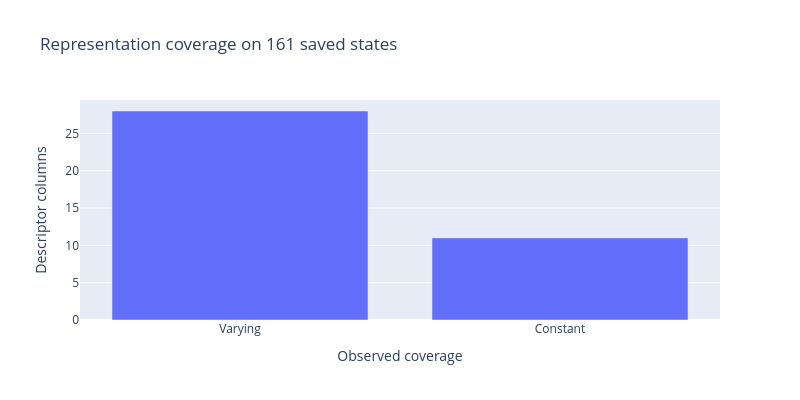

Notebook code cell kept with this figure:
### Markdown cell above
## Coverage is a gate, not proof of feature value
The 39 columns include context and availability controls. Count constants and
redundancy instead of calling every generated column a novel predictive signal.
The original study has incomplete, latency-censored outcomes.
This audit measures no change in official match score.

### Code cell
coverage = pd.Series(
    {
        "Varying": report["varying_columns"],
        "Constant": report["constant_columns"],
    },
    name="Columns",
)
fig = px.bar(
    x=coverage.index,
    y=coverage.values,
    labels={"x": "Observed coverage", "y": "Descriptor columns"},
    title="Representation coverage on 161 saved states",
    width=800,
    height=400,
)
display(fig)
fig_static, ax = plt.subplots(figsize=(7, 3.8))
ax.bar(coverage.index, coverage.values)
ax.set_ylabel("Descriptor columns")
ax.set_title("Observed coverage | not feature-selection evidence")
fig_static.tight_layout()
plt.show()
timings = pd.DataFrame([report["latency_including_menu_ms"]])
display(timings.rename_axis("Extraction latency (ms)"))

### Figure 1 — Plotly figure (JSON) as saved in the notebook; plotly's stock layout.template omitted (floating-point values rounded to 4 significant figures)
{"data": [{"hovertemplate": "Observed coverage=%{x}<br>Descriptor columns=%{y}<extra></extra>", "legendgroup": "", "marker": {"color": "#636efa", "pattern": {"shape": ""}}, "name": "", "orientation": "v", "showlegend": false, "textposition": "auto", "type": "bar", "x": ["Varying", "Constant"], "xaxis": "x", "y": [28, 11], "yaxis": "y"}], "layout": {"barmode": "relative", "height": 400, "legend": {"tracegroupgap": 0}, "title": {"text": "Representation coverage on 161 saved states"}, "width": 800, "xaxis": {"anchor": "y", "domain": [0.0, 1.0], "title": {"text": "Observed coverage"}}, "yaxis": {"anchor": "x", "domain": [0.0, 1.0], "title": {"text": "Descriptor columns"}}}}
